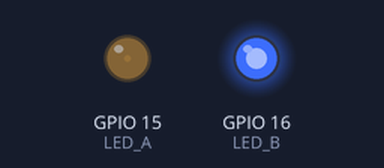
Simulated run of this sketch. Board: ESP32. On the bench: output pins drawn as LEDs (lit = HIGH). What the sketch prints to the serial monitor is not drawn.

Above: at 0.05 s.
At 1.25 s:
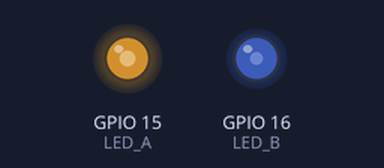
At 1.85 s:
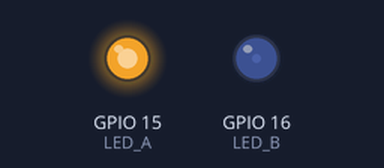
At 3.65 s:
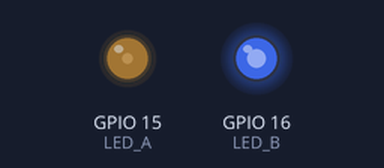
Timing chart, 0 to 5.3 s (numbered marks = the images above):
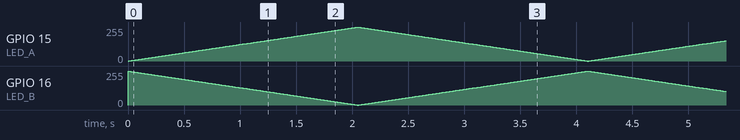

The sketch:

police_flash.ino
```cpp
#define LED_A 15
#define LED_B 16

// PWM基础参数
const int PWM_FREQ = 5000;
const int PWM_RES = 8; // 亮度范围 0 ~ 255

void setup() {
  Serial.begin(115200);
  // 双通道独立PWM绑定
  ledcAttach(LED_A, PWM_FREQ, PWM_RES);
  ledcAttach(LED_B, PWM_FREQ, PWM_RES);
}

void loop() {
  // A渐亮 同步 B渐暗：dutyB = 255 - dutyA 反相逻辑
  for(int dutyA = 0; dutyA <= 255; dutyA++){
    int dutyB = 255 - dutyA;
    ledcWrite(LED_A, dutyA);
    ledcWrite(LED_B, dutyB);
    delay(8);
  }

  // A渐暗 同步 B渐亮
  for(int dutyA = 255; dutyA >= 0; dutyA--){
    int dutyB = 255 - dutyA;
    ledcWrite(LED_A, dutyA);
    ledcWrite(LED_B, dutyB);
    delay(8);
  }

  Serial.println("一轮反相双闪渐变完成");
}
```
